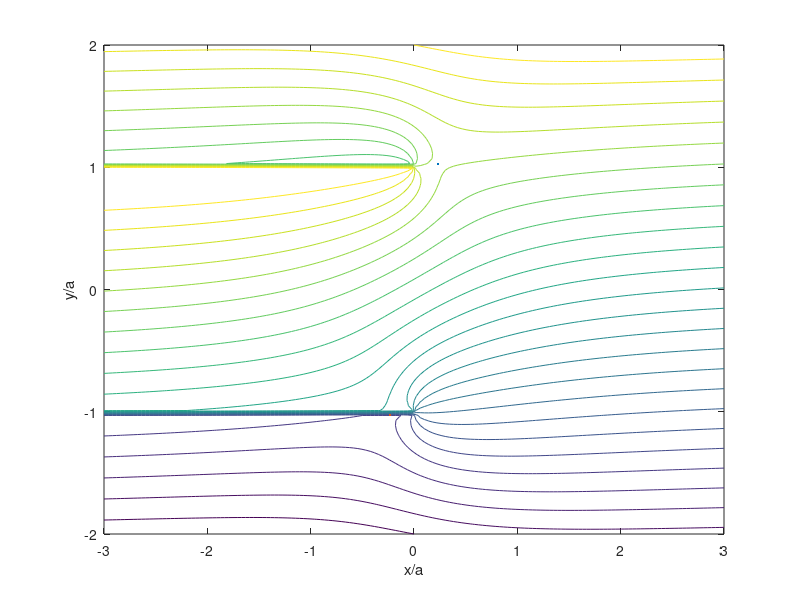

Here is the MATLAB script that generated this plot:
% Script to calculate and contour streamfunction for free stream + source
% at (0,-a) + sink at (0,a).  All distances non-dimensionalised on a.

% Define source/sink strengths via the ratio m/Ua.  Edit this line to see
% the effect of varying m.
monUa = 1.5

nx = 150; Lx = 3;
ny = 100; Ly = 2;

xona = zeros(nx,ny);
yona = zeros(nx,ny);
PsionUa = zeros(nx,ny);

dx = 2*Lx/nx;
dy = 2*Ly/ny;

for ix = 1:nx
  
  x = -Lx + (ix-1)*2*Lx/(nx-1);
  
  for iy = 1:ny
	
	xona(ix,iy) = x;
	y = -Ly + (iy-1)*2*Ly/(ny-1);
	yona(ix,iy) = y;
	
	z = x + 1i*y;
	Fofz = z + (monUa/(2*pi))*(log(z+1i) - log(z-1i));
	PsionUa(ix,iy) = imag(Fofz);
	
  end
  
end

zstag = sqrt(-1 + 1i*monUa/pi);

c = linspace(-Ly,Ly,25);
contour(xona,yona,PsionUa,c)
hold on
plot(real(zstag),imag(zstag),'.',-real(zstag),-imag(zstag),'.')
hold off
xlabel('x/a')
ylabel('y/a')



